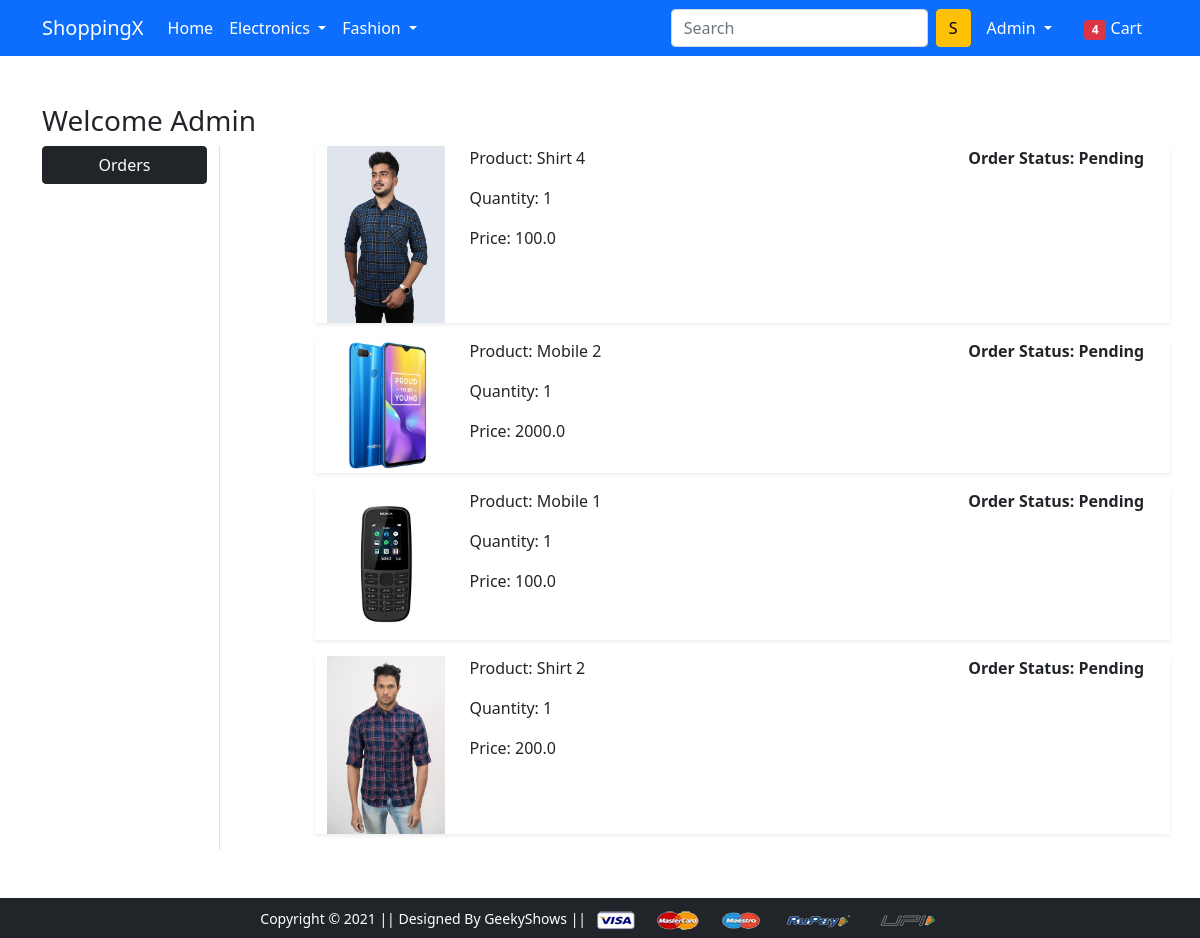
The app's page /orders/ (signed in), older data.
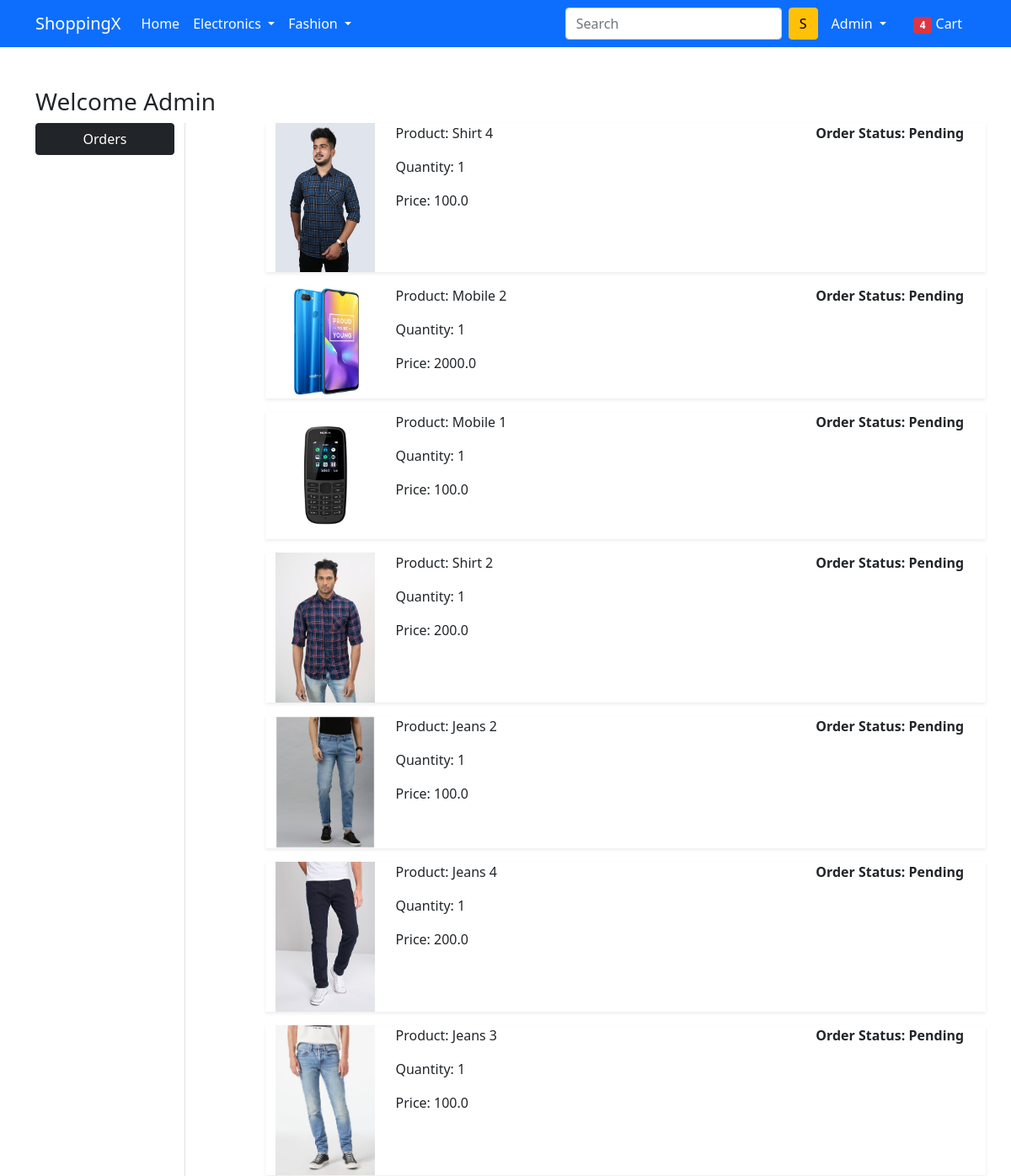
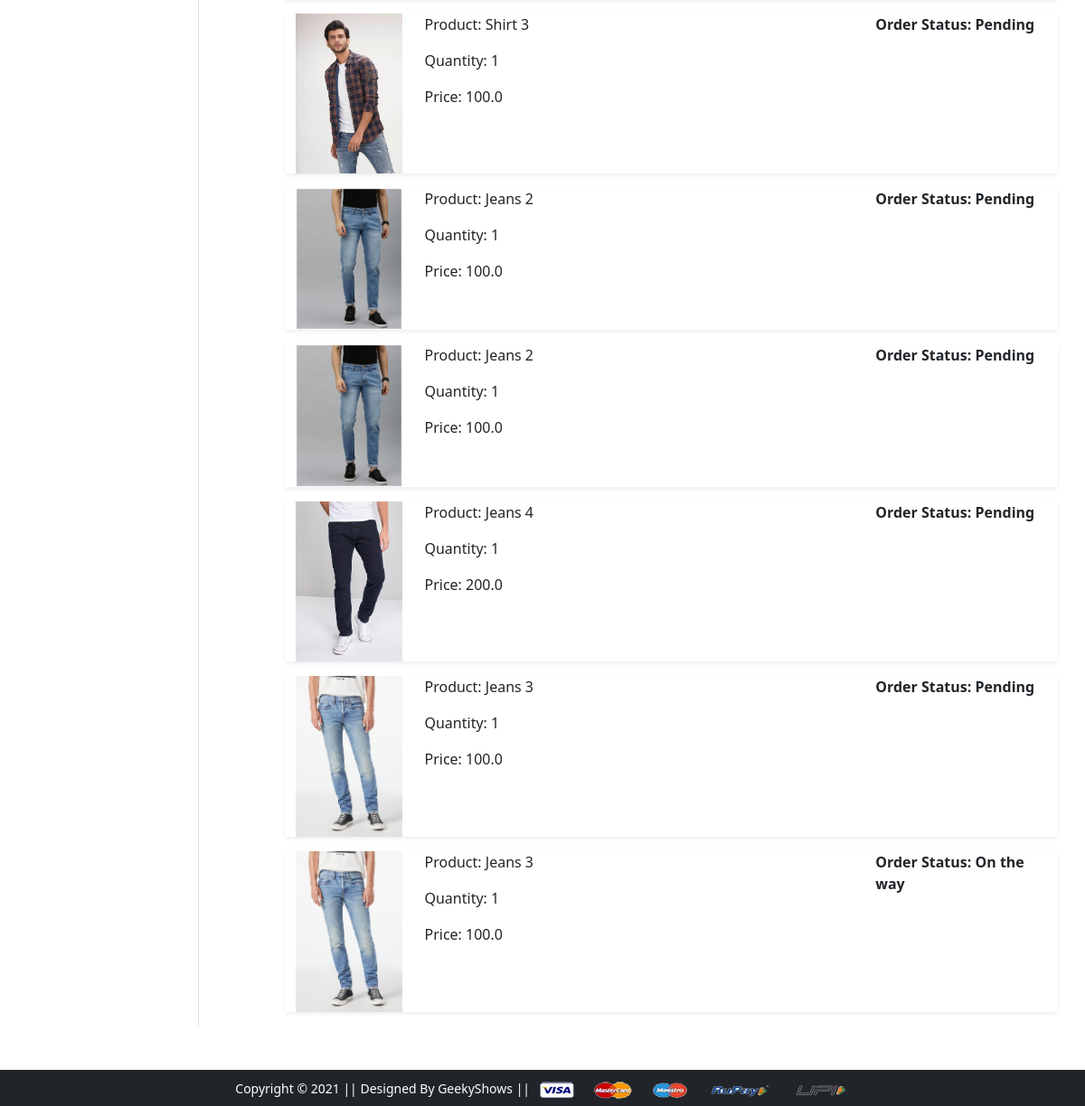
The same page, newer data (2 pictures, top to bottom).
### app/models.py (models this page shows)
class OrderPlaced(models.Model):
    user=models.ForeignKey(User,on_delete=models.CASCADE)
    customer=models.ForeignKey(Customer,on_delete=models.CASCADE)
    product=models.ForeignKey(Product,on_delete=models.CASCADE)
    quantity=models.PositiveBigIntegerField(default=1)
    ordered_date=models.DateTimeField(auto_now_add=True)
    status=models.CharField(max_length=50,choices=STATE_CHOICES,default='Pending')
    @property
    def total_cost(self):
        return self.quantity * self.product.discounted_price

class Product(models.Model):
    title=models.CharField(max_length=100)
    selling_price=models.FloatField()
    discounted_price=models.FloatField()
    description=models.TextField()
    brand=models.CharField(max_length=100)
    category=models.CharField(choices=CATEGORY_CHOICES,max_length=2)
    product_image=models.ImageField(upload_to='productimg')

### app/views.py (the view)
# urls.py: path('orders/', views.orders, name='orders'),
@login_required
def orders(request):
    op=OrderPlaced.objects.filter(user=request.user)
    return render(request, 'app/orders.html',{'order_placed':op})

### app/templates/app/orders.html (shortened to what this page needs)
{% extends 'app/base.html' %}
{% load static %}
{% block main-content %}
<div class="container my-5">
 <div class="row">
 <h3>Welcome <span class="text-capitalize">{{request.user}}</span></h3>
  <div class="col-sm-2 border-end">
   <ul class="list-unstyled">
    <li class="d-grid"><a href="{% url 'orders' %}" class="btn btn-dark">Orders</a></li>
   </ul>
  </div>
  <div class="col-sm-9 offset-sm-1">
    {% for op in order_placed %}
   <div class="row shadow-sm mb-3">
    <div class="col-sm-2">
        <img src="{{op.product.product_image.url}}" alt=""
        srcset="" class="img-fluid" height="150" width="150">
    </div>
    <div class="col-sm-7">
        <p>Product: {{op.product.title}}</p>
        <p>Quantity: {{op.quantity}}</p>
        <p>Price: {{op.total_cost}}</p>
    </div>
    <div class="col-sm-3 fw-bold">
        <p>Order Status: {{op.status}}</p>
    </div>
   </div>
   {% endfor %}
  </div>
 </div>
</div>
{% endblock main-content %}

### app/templates/app/base.html (shortened to what this page needs)
<!doctype html>
{% load static %}
<html lang="en">
  <head>
    <link href="https://cdn.jsdelivr.net/npm/bootstrap@5.0.0-beta1/dist/css/bootstrap.min.css" rel="stylesheet">
    <link rel="stylesheet" href="{% static 'app/css/owl.carousel.min.css' %}">
    <link rel="stylesheet" href="{% static 'app/css/all.min.css' %}">
    <link rel="stylesheet" href="{% static 'app/css/style.css' %}">
  </head>
  <body>
    <nav class="navbar navbar-expand-lg navbar-dark bg-primary">
     <div class="container">
       <a class="navbar-brand" href="/">ShoppingX</a>
       <div class="collapse navbar-collapse" id="navbarSupportedContent">
         <ul class="navbar-nav me-auto mb-2 mb-lg-0">
           <li class="nav-item">
             <a class="nav-link active" aria-current="page" href="/">Home</a>
           </li>
           <li class="nav-item dropdown">
             <a class="nav-link dropdown-toggle text-white" href="#" id="electronicsDropdown" role="button" data-bs-toggle="dropdown" aria-expanded="false">
               Electronics
             </a>
           </li>
           <li class="nav-item dropdown">
             <a class="nav-link dropdown-toggle text-white" href="#" id="fashionDropdown" role="button" data-bs-toggle="dropdown" aria-expanded="false">
               Fashion
             </a>
           </li>
         </ul>
         <form class="d-flex">
           <input class="form-control me-2" type="search" placeholder="Search" aria-label="Search">
           <button class="btn btn-warning" type="submit">S</button>
         </form>
         <div>
          <ul class="navbar-nav me-auto mb-2 mb-lg-0">
          {% if request.user.is_authenticated %}
           <li class="nav-item dropdown mx-2">
              <a class="nav-link dropdown-toggle text-white" href="#" id="profileDropdown" role="button" data-bs-toggle="dropdown" aria-expanded="false">
                {{request.user.username|capfirst}}
              </a>
            </li>
            <li class="nav-item mx-2">
             <a href="{% url 'showcart' %}" class="nav-link text-white"><span class="badge bg-danger">4</span> Cart </a>
            </li>
            {% endif %}
          </ul>
         </div>
       </div>
     </div>
    </nav>
    {% block main-content %} {% endblock main-content %}
    <footer class="container-fluid bg-dark text-center p-2 mt-5">
        <small class="text-white">Copyright &copy; 2021 || Designed By GeekyShows || </small>
        <img src="{% static 'app/images/payment.png' %}" alt="" srcset="" class="img-fluid" height="2px">
    </footer>
  </body>
</html>

Row changes from the older to the newer data that the page shows:
added OrderPlaced: product.product_image (picture), product "Jeans 2", quantity "1", total_cost "100.0", status "Pending"
added OrderPlaced: product.product_image (picture), product "Jeans 4", quantity "1", total_cost "200.0", status "Pending"
added OrderPlaced: product.product_image (picture), product "Jeans 3", quantity "1", total_cost "100.0", status "Pending"
added OrderPlaced: product.product_image (picture), product "Shirt 3", quantity "1", total_cost "100.0", status "Pending"
added OrderPlaced: product.product_image (picture), product "Jeans 2", quantity "1", total_cost "100.0", status "Pending"
added OrderPlaced: product.product_image (picture), product "Jeans 2", quantity "1", total_cost "100.0", status "Pending"
added OrderPlaced: product.product_image (picture), product "Jeans 4", quantity "1", total_cost "200.0", status "Pending"
added OrderPlaced: product.product_image (picture), product "Jeans 3", quantity "1", total_cost "100.0", status "Pending"
added OrderPlaced: product.product_image (picture), product "Jeans 3", quantity "1", total_cost "100.0", status "On the way"
